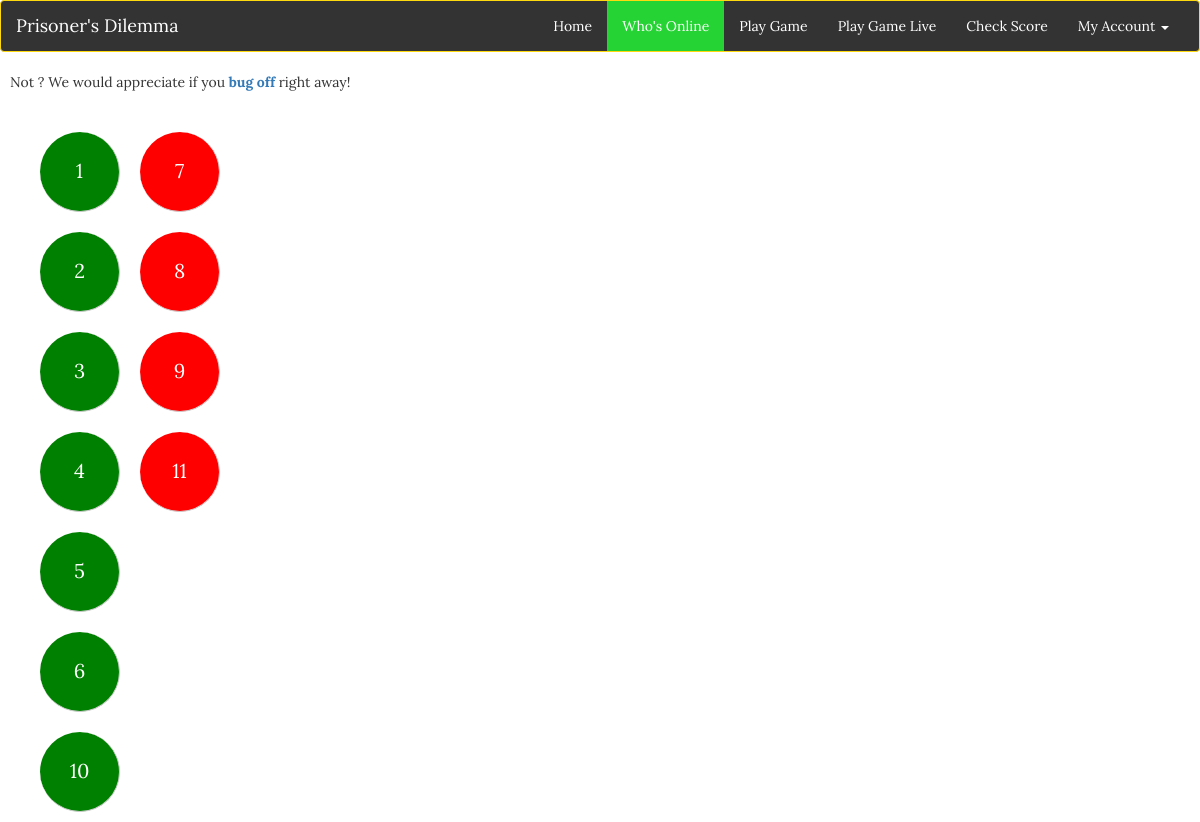
/useronline.php, run on the app's committed database.
### tables this page shows
CREATE TABLE IF NOT EXISTS `users` (
  `id` int(11) NOT NULL,
  `usernames` varchar(255) NOT NULL,
  `first_name` varchar(255) NOT NULL,
  `last_name` varchar(255) NOT NULL,
  `email` varchar(255) NOT NULL,
  `confirmed_email` varchar(255) NOT NULL,
  `pw` varchar(255) NOT NULL,
  `confirmed_pw` varchar(255) NOT NULL,
  `course` varchar(12) DEFAULT NULL,
  `section` int(2) DEFAULT NULL,
  `online_status` int(1) NOT NULL DEFAULT '0'
);

### session.php (called while the page is built, shortened)
<?php
$mysqli = new mysqli("localhost","root","", "zillionsparks_db");
$user_check=$_SESSION['login_user'];
$result = $mysqli->query("SELECT * from users where usernames='$user_check'");
$row = $result->fetch_assoc();
$login_id=$row['id'];
?>

### useronline.php (the view, shortened to what this page needs)
<!doctype html>
<html>
<head>
	<link rel="stylesheet" href="https://maxcdn.bootstrapcdn.com/bootstrap/3.3.5/css/bootstrap.min.css">
	<link href="css/stylesheet.css" rel="stylesheet">
	<link href="css/custom.css" rel="stylesheet">
</head>
<body>
	<header class="navbar navbar-default">
		<div class="container-fluid">
			<div class="navbar-header">
				<a class="navbar-brand" href="index.php">Prisoner's Dilemma</a>
			</div>
			<div class="collapse navbar-collapse" id="collapse">
				<ul class="nav navbar-nav navbar-right">
					<li><a href="profilepage.php">Home</a></li>
					<li class="active"><a href="useronline.php">Who's Online</a></li>
					<li><a href="playgame.php">Play Game</a></li>
					<li><a href="playgame_live.php">Play Game Live</a></li>
					<li><a href="#">Check Score</a></li>
					<li class="dropdown">
						<a href="#" class="dropdown-toggle" data-toggle="dropdown" role="button" aria-haspopup="true" aria-expanded="false">My Account <span class="caret"></span></a>
					</li>
				</ul>
			</div>
		</div>
	</header>
	<?php
		include('connection.php');
		include('session.php');
		echo "<spam style ='margin-left:10px'>Not ".$login_session." ".$login_lname." ? We would appreciate if you "."<a style='text-decoration:none' href='logout.php'><strong> bug off </strong></a> ". "  right away!</span>";
		$online_users_query="SELECT * from users WHERE online_status='1'";
		$offline_users_query="SELECT * from users WHERE online_status='0'";
		$result = $dbc -> query($online_users_query);
		$result1 = $dbc -> query($offline_users_query);
		if ($result -> num_rows > 0) {
	?>
	<div class="container">
		<div class="user-list">
			<ul class="list-unstyled">
				<li>
				<?php while ($row = $result->fetch_assoc())
						{
							if (($row['id']) != $login_id) {
								echo "&nbsp;"."<div class='outerContainer green'>".
									"<div class='innerContainer'>"."<a href='playgame.php?id=".$row['id']."' style='color:white'>".$row['id']."</a>"."<br />".
									"</div>".
									"</div>";
							}
						}
				}
				?>
				</li>
				<li>
				<?php
				if ($result1 -> num_rows > 0) {
					while ($row = $result1->fetch_assoc())
					{
					echo "&nbsp;"."<div class='outerContainer red'>".
						"<div class='innerContainer'>" .$row['id']."<br />".
						"</div>".
					"</div>";
					}
				}
				?>
				</li>
			</ul>
		</div>
	</div>
</body>
</html>

### css/stylesheet.css (style rules this page uses)
body { font-family: 'Lora', serif; }
.navbar-default { background-color: #DAFFD8; border-color: #e7e7e7; }
.navbar-default .navbar-nav>.active>a, .navbar-default .navbar-nav>.active>a:focus, .navbar-default .navbar-nav>.active>a:hover { color: #FFF; background-color: #25D434; }
div { border-radius: 5px; }

### css/custom.css (style rules this page uses)
.navbar-default .navbar-brand { color:#fff; }
.navbar-default .navbar-nav>li>a { color:#fff; }
.navbar-default .navbar-collapse, .navbar-default .navbar-form { color:#fff; }
.navbar-default { background-color: #333; border-color: #ffd90f; }
.outerContainer { height: 80px; overflow: hidden; width: 80px; border-radius: 50%; border-bottom: 1px solid #CCCCCC; border-right: 1px solid #CCCCCC; }
.innerContainer { width: 100%; font-size: 20px; color: white; }
.user-list li { float: left; margin: 10px; text-transform: uppercase; text-decoration: none; }
.user-list li .outerContainer { display: table; height: 80px; overflow: hidden; width: 80px; border-radius: 50%; border-bottom: 1px solid #CCCCCC; border-right: 1px solid #CCCCCC; }
.user-list li .outerContainer .innerContainer { display: table-cell; vertical-align: middle; width: 100%; margin: 0 auto; text-align: center; font-size: 20px; color: white; }
.red { background-color: red; }
.green { background-color: green; }

### data on the page
users: id "1"
users: id "2"
users: id "3"
users: id "4"
users: id "5"
users: id "6"
users: id "10"
users: id "7"
users: id "8"
users: id "9"
users: id "11"
